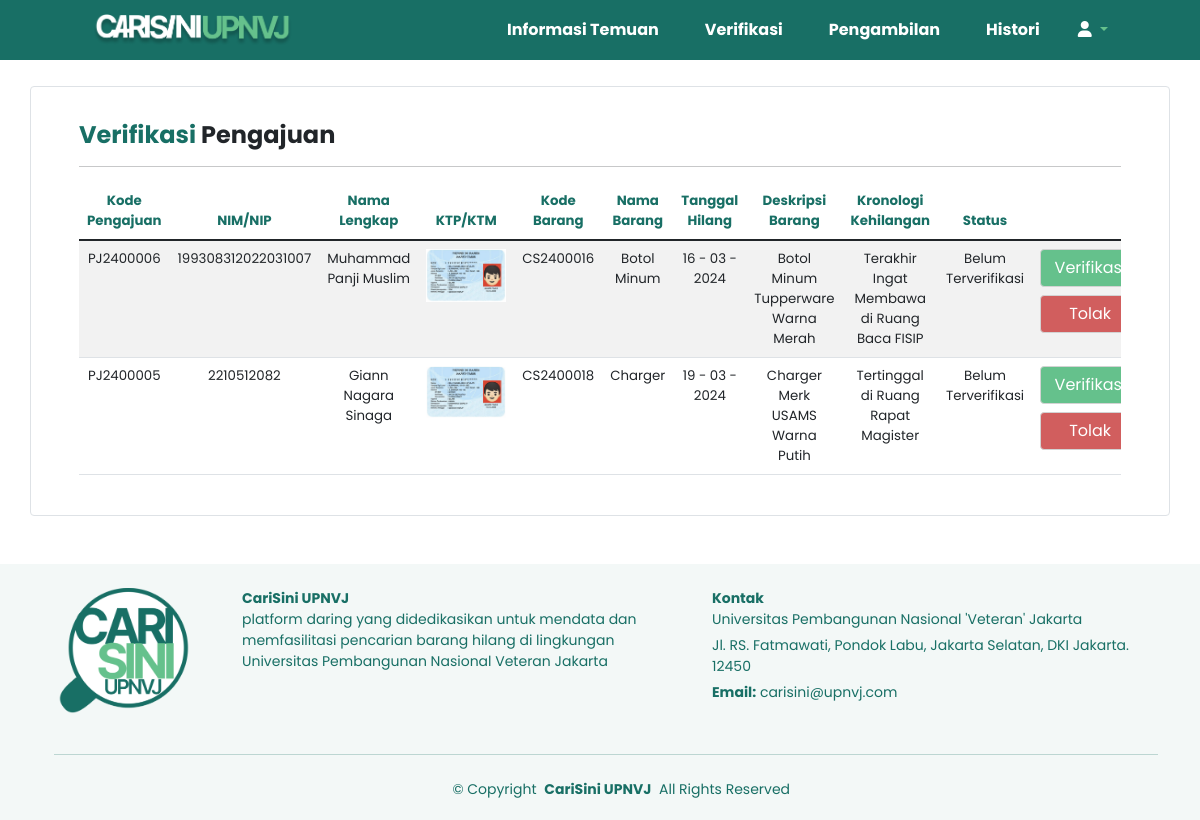
Screenshot of /verifikasi.php with the database file from the repository.
### tables this page shows
CREATE TABLE `pengajuan` (
  `kd_ajuan` varchar(9) NOT NULL,
  `nm_lengkap` varchar(150) NOT NULL,
  `username` varchar(20) NOT NULL,
  `ktp_ktm` blob NOT NULL,
  `kd_brg` varchar(9) NOT NULL,
  `nm_brg_ajuan` varchar(150) NOT NULL,
  `tgl_hilang` date NOT NULL,
  `spek_brg_ajuan` varchar(250) NOT NULL,
  `kron_hilang` varchar(500) NOT NULL,
  `status` varchar(50) DEFAULT 'Belum Terverifikasi'
);

### verifikasi.php (the view, shortened to what this page needs)
<!DOCTYPE html>
<html lang="en">
<head>
    <link href="https://cdn.jsdelivr.net/npm/bootstrap@5.1.3/dist/css/bootstrap.min.css" rel="stylesheet">
    <link rel="stylesheet" href="https://cdnjs.cloudflare.com/ajax/libs/font-awesome/6.0.0-beta3/css/all.min.css">
    <link rel="stylesheet" href="style.css">
</head>
<body>
<?php
include "navbar_admin.php"
?>
    <div class="flex-container">
        <div class="container mt-3 border rounded bg-white py-4 px-5 mb-5">
            <header>
                <h1 class="title"><span style= "color:#186F65">Verifikasi </span><span>Pengajuan</span></h1>
                <hr>
            </header>
            <section>
                <div class="table-responsive">
                    <table class="table table-striped">
                        <thead class="kolom">
                            <tr>
                                <th scope="col">Kode Pengajuan</th>
                                <th scope="col">NIM/NIP</th>
                                <th scope="col">Nama Lengkap</th>
                                <th scope="col">KTP/KTM</th>
                                <th scope="col">Kode Barang</th>
                                <th scope="col">Nama Barang</th>
                                <th scope="col">Tanggal Hilang</th>
                                <th scope="col">Deskripsi Barang</th>
                                <th scope="col">Kronologi Kehilangan</th>
                                <th scope="col">Status</th>
                            </tr>
                        </thead>
                        <tbody class="isi">
                            <?php
                            include("koneksi.php");
                            $query = "SELECT * FROM pengajuan WHERE status = 'Belum Terverifikasi' ORDER BY kd_ajuan DESC";
                            $result = mysqli_query($koneksi, $query);
                            while($data = mysqli_fetch_assoc($result)) {
                                $raw_date = strtotime($data["tgl_hilang"]);
                                $date = date("d - m - Y", $raw_date);
                                echo "<tr>";
                                echo "<td>$data[kd_ajuan]</td>";
                                echo "<td>$data[username]</td>";
                                echo "<td>$data[nm_lengkap]</td>";
                                echo "<td><img src='ktpktm/" . $data['ktp_ktm'] . "' alt='image' style='width:80px;s'></td>";
                                echo "<td>$data[kd_brg]</td>";
                                echo "<td>$data[nm_brg_ajuan]</td>";
                                echo "<td>$date</td>";
                                echo "<td>$data[spek_brg_ajuan]</td>";
                                echo "<td>$data[kron_hilang]</td>";
                                echo "<td>$data[status]</td>";
                                echo "<td class=\"text-center\">";
                                echo "<form action=\"verifikasi_aksi.php\" method=\"post\" class=\"d-inline-block mb-2\">";
                                echo "<button type=\"button\" class=\"btn btn-info text-white\"
                                style=\"width:100px; background-color: #65C18C; color: white;\"
                                data-bs-toggle=\"modal\" data-bs-target=\"#modalVerifikasi$data[kd_ajuan]\"
                                onmouseenter=\"this.style.backgroundColor='#186F65'\"
                                onmouseout=\"this.style.backgroundColor='#65C18C'\">Verifikasi</button>";
                                echo "</form>";
                                echo "<form action=\"tolak_aksi.php\" method=\"post\" class=\"d-inline-block mb-2\">";
                                echo "<button type=\"button\" class=\"btn btn-info text-white\"
                                style=\"width:100px; background-color: #d15e5e; color: white;\"
                                data-bs-toggle=\"modal\" data-bs-target=\"#modalTolak$data[kd_ajuan]\"
                                onmouseenter=\"this.style.backgroundColor='#a81b1b'\"
                                onmouseout=\"this.style.backgroundColor='#d15e5e'\">Tolak</button>";
                                echo "</form>";
                            }
                            ?>
                        </tbody>
                    </table>
                </div>
            </section>
        </div>
    </div>
    <?php
    include "footer.php"
    ?>
</body>
</html>

### style.css (style rules this page uses)
* { margin: 0px; padding: 0px; box-sizing: border-box; outline: none; border: none; text-decoration: none; }
html { height: 100%; }
body { display: flex; height: 100%; flex-direction: column; font-family: 'Poppins'; }
.flex-container { flex: 1; display: flex; flex-direction: column; margin-top: 70px; }
.title { font-size: x-large; font-weight: bold; margin-top: 10px; }
.kolom { color: #186F65; font-size: smaller; text-align: center; }
.isi { font-size: smaller; text-align: center; }
.btn { color: #65C18C; border-color: lightgray; }

### rows the page displays
pengajuan: kd_ajuan "PJ2400006", username "199308312022031007", nm_lengkap "Muhammad Panji Muslim", ktp_ktm (picture), kd_brg "CS2400016", nm_brg_ajuan "Botol Minum", tgl_hilang "16 - 03 - 2024", spek_brg_ajuan "Botol Minum Tupperware Warna Merah", kron_hilang "Terakhir Ingat Membawa di Ruang Baca FISIP", status "Belum Terverifikasi"
pengajuan: kd_ajuan "PJ2400005", username "2210512082", nm_lengkap "Giann Nagara Sinaga", ktp_ktm (picture), kd_brg "CS2400018", nm_brg_ajuan "Charger", tgl_hilang "19 - 03 - 2024", spek_brg_ajuan "Charger Merk USAMS Warna Putih", kron_hilang "Tertinggal di Ruang Rapat Magister", status "Belum Terverifikasi"
